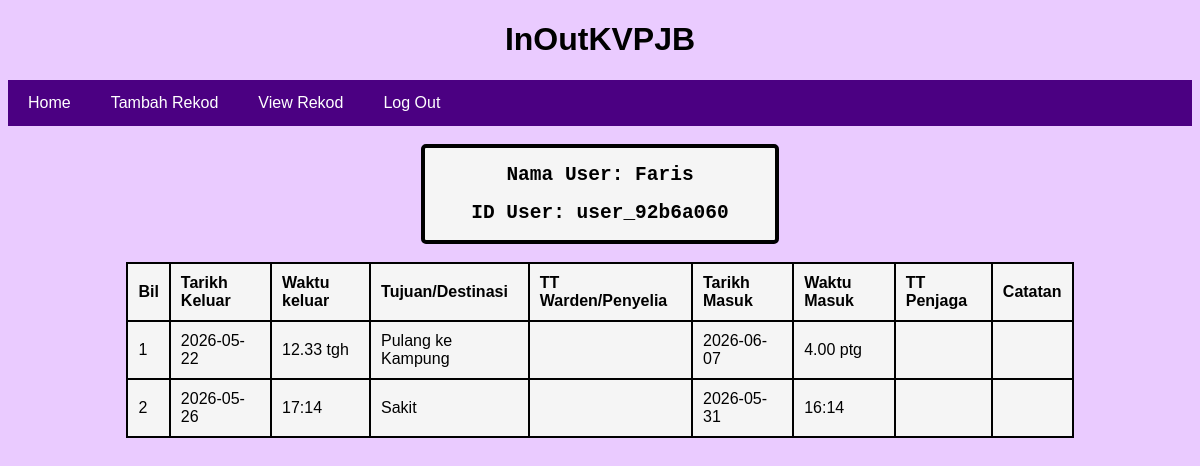
The page /view.php on the database its author committed.
### tables this page shows
CREATE TABLE `users` (
  `id` varchar(50) NOT NULL,
  `name` varchar(200) NOT NULL,
  `pwd` varchar(200) NOT NULL
);

CREATE TABLE `record` (
  `tarikh_keluar` date NOT NULL,
  `waktu_keluar` varchar(200) NOT NULL,
  `tujuan` varchar(225) NOT NULL,
  `tt1` varchar(200) NOT NULL,
  `tarikh_masuk` date NOT NULL,
  `waktu_masuk` varchar(200) NOT NULL,
  `tt2` varchar(200) NOT NULL,
  `catatan` varchar(225) NOT NULL
);

### view.php (the view, shortened to what this page needs)
<?php
include('db.php');
$query = mysqli_query($conn, "SELECT * FROM users");
$row = mysqli_fetch_assoc($query);
$name = $row['name'];
$id = $row['id'];
?>
<!DOCTYPE html>
<html lang="en">
<head>
    <link rel="stylesheet" href="style.css">
</head>
<body>
    <h1 id="home">InOutKVPJB</h1>
    <div class="menu">
        <ul>
            <li><a href="index.php">Home</a></li>
            <li><a href="add.php">Tambah Rekod</a></li>
            <li><a href="view.php">View Rekod</a></li>
              <li><a href="logout.php" onclick="return confirm('Adakah anda ingin Log keluar?');">Log Out</a></li>
        </ul>
    </div>
    <br>
    <center>
<div class="info">
    <h2>Nama User: <?php echo $name; ?> </h2>
    <h2>ID User: <?php echo $id; ?> </h2>
</div>
<br>
  <table border="1" id="data-table" style="border-collapse: collapse; width: 80%; text-align: left; font-family: sans-serif;">
            <tr style="background-color: #2c3e50; color: black;">
                <th style="padding: 10px;">Bil</th>
                <th style="padding: 10px;">Tarikh Keluar</th>
                <th style="padding: 10px;">Waktu keluar</th>
                <th style="padding: 10px;">Tujuan/Destinasi</th>
                <th style="padding: 10px;">TT Warden/Penyelia</th>
                <th style="padding: 10px;">Tarikh Masuk</th>
                <th style="padding: 10px;">Waktu Masuk</th>
                <th style="padding: 10px;">TT Penjaga</th>
                <th style="padding: 10px;">Catatan</th>
            </tr>
            <?php
            include('db.php');
            $bil = 1;
            $query = mysqli_query($conn, "SELECT * FROM record");
            while ($row = mysqli_fetch_assoc($query)) {
            echo "
            <tr>
            <td>".$bil++."</td>
            <td>".$row['tarikh_keluar']."</td>
            <td>".$row['waktu_keluar']."</td>
            <td>".$row['tujuan']."</td>
            <td>".$row['tt1']."</td>
            <td>".$row['tarikh_masuk']."</td>
            <td>".$row['waktu_masuk']."</td>
            <td>".$row['tt2']."</td>
            <td>".$row['catatan']."</td>
            ";
            }
            ?>
    </table>
</center>
</body>
</html>

### style.css (style rules this page uses)
#home { text-align: center; font-family: arial; }
.menu ul { list-style-type: none; margin: 0; padding: 0; background-color: indigo; display: flex; font-family: arial; }
.menu li a { display: block; color: #ffffff; text-align: center; padding: 14px 20px; text-decoration: none; transition: background-color 0.3s ease; }

### view.php (style rules this page uses)
body { background-color:rgb(234, 203, 255); }
table, tr, th, td { border-collapse: collapse; border: 2px solid black; padding: 10px; background: whitesmoke; }
.info { background-color: whitesmoke; border: 4px solid black; border-radius: 5px; width: 350px; font-family: monospace; }

### rows shown on the page
users: name "Faris", id "user_92b6a060"
record: tarikh_keluar "2026-05-22", waktu_keluar "12.33 tgh", tujuan "Pulang ke Kampung", tarikh_masuk "2026-06-07", waktu_masuk "4.00 ptg"
record: tarikh_keluar "2026-05-26", waktu_keluar "17:14", tujuan "Sakit", tarikh_masuk "2026-05-31", waktu_masuk "16:14"
